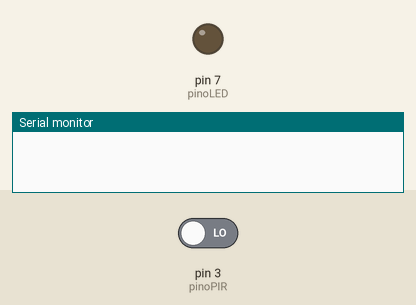
This sketch was run on a simulated Arduino Uno, built with avr-gcc and run on an emulated ATmega328P. Parts: output pins drawn as LEDs (lit = HIGH), the last lines printed to the serial monitor. The inputs (shaded band) are chosen by the test bench; at power-on: pin 3 (pinoPIR) LOW.

Above: at 2.8 s.
2.9 s: pin 3 (pinoPIR) driven HIGH
At 3.9 s:
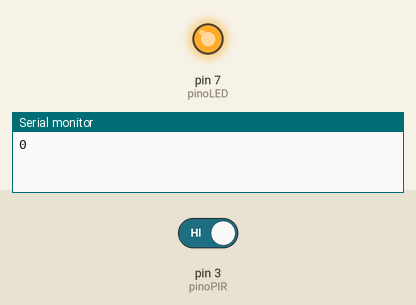
4.5 s: pin 3 (pinoPIR) driven LOW
At 5.4 s:
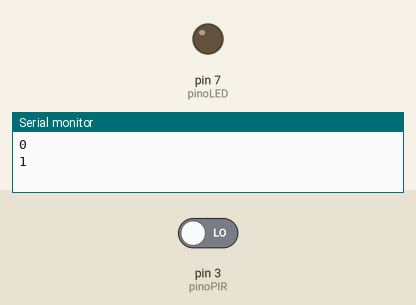
Timing chart, 0 to 7.5 s (numbered marks = the images above; inputs shaded):
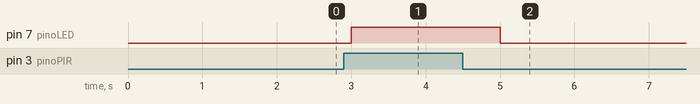

Measured:
- after the input at 2.9 s, pin 7 (pinoLED): LOW → HIGH after 0.10 s
- after the input at 4.5 s, pin 7 (pinoLED): HIGH → LOW after 0.50 s

The sketch:

presenca_arduino_uno.ino
```cpp
const int pinoPIR = 3;
const int pinoLED = 7;
int contadorSensor = 0;


void setup(){
  Serial.begin(9600);
  pinMode(pinoLED, OUTPUT);
  pinMode(pinoPIR, INPUT);
}
void loop(){
  byte statusSensor = digitalRead(pinoPIR);
  if(statusSensor == 1){
    digitalWrite(pinoLED, HIGH);
    Serial.println(contadorSensor);
    contadorSensor = contadorSensor + 1;
  }
  else{
    digitalWrite(pinoLED, LOW);
  }
  delay(1000);
}
```
